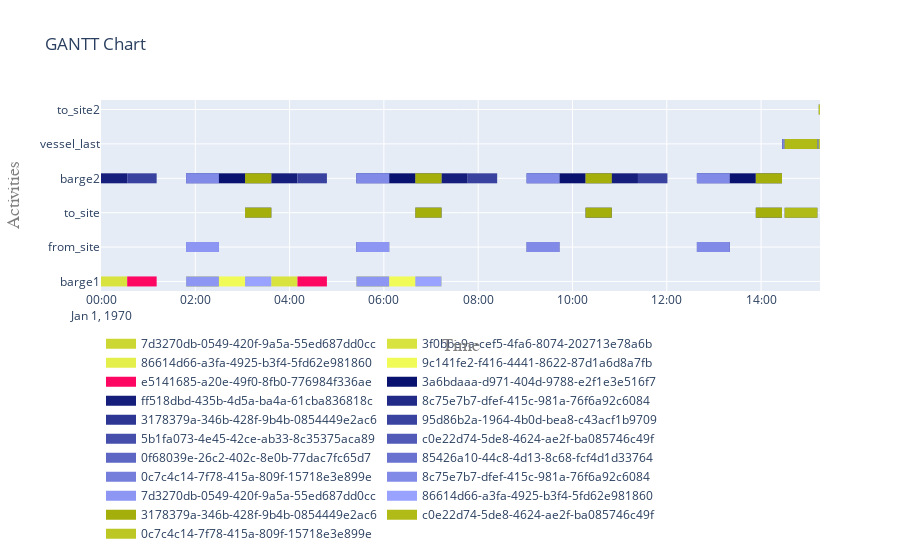

Notebook code cell kept with this figure:
### Markdown cell above
#### Plot the Gantt chart

### Code cell
fig = get_gantt_chart(obj)

### Figure 1 — Plotly figure (JSON) as saved in the notebook; plotly's stock layout.template omitted (floating-point values rounded to 4 significant figures)
{"data": [{"connectgaps": false, "hoverinfo": "y+name", "line": {"color": "rgb(205,215,51)", "width": 10}, "mode": "lines", "name": "7d3270db-0549-420f-9a5a-55ed687dd0cc", "type": "scatter", "x": ["1970-01-01T01:48:20", "1970-01-01T01:48:20", "1970-01-01T02:30:00", "1970-01-01T02:30:00", "1970-01-01T02:30:00", "1970-01-01T05:25:00", "1970-01-01T05:25:00", "1970-01-01T06:06:40", "1970-01-01T06:06:40", "1970-01-01T06:06:40", "1970-01-01T01:48:20", "1970-01-01T01:48:20", "1970-01-01T02:30:00", "1970-01-01T02:30:00", "1970-01-01T02:30:00", "1970-01-01T05:25:00", "1970-01-01T05:25:00", "1970-01-01T06:06:40", "1970-01-01T06:06:40", "1970-01-01T06:06:40"], "y": ["barge1", "barge1", "barge1", "barge1", null, "barge1", "barge1", "barge1", "barge1", null, "from_site", "from_site", "from_site", "from_site", null, "from_site", "from_site", "from_site", "from_site", null]}, {"connectgaps": false, "hoverinfo": "y+name", "line": {"color": "rgb(217,227,63)", "width": 10}, "mode": "lines", "name": "3f0bbe9a-cef5-4fa6-8074-202713e78a6b", "type": "scatter", "x": ["1970-01-01T00:00:00", "1970-01-01T00:00:00", "1970-01-01T00:33:20", "1970-01-01T00:33:20", "1970-01-01T00:33:20", "1970-01-01T03:36:40", "1970-01-01T03:36:40", "1970-01-01T04:10:00", "1970-01-01T04:10:00", "1970-01-01T04:10:00"], "y": ["barge1", "barge1", "barge1", "barge1", null, "barge1", "barge1", "barge1", "barge1", null]}, {"connectgaps": false, "hoverinfo": "y+name", "line": {"color": "rgb(229,239,75)", "width": 10}, "mode": "lines", "name": "86614d66-a3fa-4925-b3f4-5fd62e981860", "type": "scatter", "x": ["1970-01-01T03:03:20", "1970-01-01T03:03:20", "1970-01-01T03:36:40", "1970-01-01T03:36:40", "1970-01-01T03:36:40", "1970-01-01T06:40:00", "1970-01-01T06:40:00", "1970-01-01T07:13:20", "1970-01-01T07:13:20", "1970-01-01T07:13:20", "1970-01-01T03:03:20", "1970-01-01T03:03:20", "1970-01-01T03:36:40", "1970-01-01T03:36:40", "1970-01-01T03:36:40", "1970-01-01T06:40:00", "1970-01-01T06:40:00", "1970-01-01T07:13:20", "1970-01-01T07:13:20", "1970-01-01T07:13:20"], "y": ["barge1", "barge1", "barge1", "barge1", null, "barge1", "barge1", "barge1", "barge1", null, "to_site", "to_site", "to_site", "to_site", null, "to_site", "to_site", "to_site", "to_site", null]}, {"connectgaps": false, "hoverinfo": "y+name", "line": {"color": "rgb(241,251,87)", "width": 10}, "mode": "lines", "name": "9c141fe2-f416-4441-8622-87d1a6d8a7fb", "type": "scatter", "x": ["1970-01-01T02:30:00", "1970-01-01T02:30:00", "1970-01-01T03:03:20", "1970-01-01T03:03:20", "1970-01-01T03:03:20", "1970-01-01T06:06:40", "1970-01-01T06:06:40", "1970-01-01T06:40:00", "1970-01-01T06:40:00", "1970-01-01T06:40:00"], "y": ["barge1", "barge1", "barge1", "barge1", null, "barge1", "barge1", "barge1", "barge1", null]}, {"connectgaps": false, "hoverinfo": "y+name", "line": {"color": "rgb(253,7,99)", "width": 10}, "mode": "lines", "name": "e5141685-a20e-49f0-8fb0-776984f336ae", "type": "scatter", "x": ["1970-01-01T00:33:20", "1970-01-01T00:33:20", "1970-01-01T01:10:50", "1970-01-01T01:10:50", "1970-01-01T01:10:50", "1970-01-01T04:10:00", "1970-01-01T04:10:00", "1970-01-01T04:47:30", "1970-01-01T04:47:30", "1970-01-01T04:47:30"], "y": ["barge1", "barge1", "barge1", "barge1", null, "barge1", "barge1", "barge1", "barge1", null]}, {"connectgaps": false, "hoverinfo": "y+name", "line": {"color": "rgb(9,19,111)", "width": 10}, "mode": "lines", "name": "3a6bdaaa-d971-404d-9788-e2f1e3e516f7", "type": "scatter", "x": ["1970-01-01T02:30:00", "1970-01-01T02:30:00", "1970-01-01T03:03:20", "1970-01-01T03:03:20", "1970-01-01T03:03:20", "1970-01-01T06:06:40", "1970-01-01T06:06:40", "1970-01-01T06:40:00", "1970-01-01T06:40:00", "1970-01-01T06:40:00", "1970-01-01T09:43:20", "1970-01-01T09:43:20", "1970-01-01T10:16:40", "1970-01-01T10:16:40", "1970-01-01T10:16:40", "1970-01-01T13:20:00", "1970-01-01T13:20:00", "1970-01-01T13:53:20", "1970-01-01T13:53:20", "1970-01-01T13:53:20"], "y": ["barge2", "barge2", "barge2", "barge2", null, "barge2", "barge2", "barge2", "barge2", null, "barge2", "barge2", "barge2", "barge2", null, "barge2", "barge2", "barge2", "barge2", null]}, {"connectgaps": false, "hoverinfo": "y+name", "line": {"color": "rgb(21,31,123)", "width": 10}, "mode": "lines", "name": "ff518dbd-435b-4d5a-ba4a-61cba836818c", "type": "scatter", "x": ["1970-01-01T00:00:00", "1970-01-01T00:00:00", "1970-01-01T00:33:20", "1970-01-01T00:33:20", "1970-01-01T00:33:20", "1970-01-01T03:36:40", "1970-01-01T03:36:40", "1970-01-01T04:10:00", "1970-01-01T04:10:00", "1970-01-01T04:10:00", "1970-01-01T07:13:20", "1970-01-01T07:13:20", "1970-01-01T07:46:40", "1970-01-01T07:46:40", "1970-01-01T07:46:40", "1970-01-01T10:50:00", "1970-01-01T10:50:00", "1970-01-01T11:23:20", "1970-01-01T11:23:20", "1970-01-01T11:23:20"], "y": ["barge2", "barge2", "barge2", "barge2", null, "barge2", "barge2", "barge2", "barge2", null, "barge2", "barge2", "barge2", "barge2", null, "barge2", "barge2", "barge2", "barge2", null]}, {"connectgaps": false, "hoverinfo": "y+name", "line": {"color": "rgb(33,43,135)", "width": 10}, "mode": "lines", "name": "8c75e7b7-dfef-415c-981a-76f6a92c6084", "type": "scatter", "x": ["1970-01-01T01:48:20", "1970-01-01T01:48:20", "1970-01-01T02:30:00", "1970-01-01T02:30:00", "1970-01-01T02:30:00", "1970-01-01T05:25:00", "1970-01-01T05:25:00", "1970-01-01T06:06:40", "1970-01-01T06:06:40", "1970-01-01T06:06:40", "1970-01-01T09:01:40", "1970-01-01T09:01:40", "1970-01-01T09:43:20", "1970-01-01T09:43:20", "1970-01-01T09:43:20", "1970-01-01T12:38:20", "1970-01-01T12:38:20", "1970-01-01T13:20:00", "1970-01-01T13:20:00", "1970-01-01T13:20:00", "1970-01-01T01:48:20", "1970-01-01T01:48:20", "1970-01-01T02:30:00", "1970-01-01T02:30:00", "1970-01-01T02:30:00", "1970-01-01T05:25:00", "1970-01-01T05:25:00", "1970-01-01T06:06:40", "1970-01-01T06:06:40", "1970-01-01T06:06:40", "1970-01-01T09:01:40", "1970-01-01T09:01:40", "1970-01-01T09:43:20", "1970-01-01T09:43:20", "1970-01-01T09:43:20", "1970-01-01T12:38:20", "1970-01-01T12:38:20", "1970-01-01T13:20:00", "1970-01-01T13:20:00", "1970-01-01T13:20:00"], "y": ["barge2", "barge2", "barge2", "barge2", null, "barge2", "barge2", "barge2", "barge2", null, "barge2", "barge2", "barge2", "barge2", null, "barge2", "barge2", "barge2", "barge2", null, "from_site", "from_site", "from_site", "from_site", null, "from_site", "from_site", "from_site", "from_site", null, "from_site", "from_site", "from_site", "from_site", null, "from_site", "from_site", "from_site", "from_site", null]}, {"connectgaps": false, "hoverinfo": "y+name", "line": {"color": "rgb(45,55,147)", "width": 10}, "mode": "lines", "name": "3178379a-346b-428f-9b4b-0854449e2ac6", "type": "scatter", "x": ["1970-01-01T03:03:20", "1970-01-01T03:03:20", "1970-01-01T03:36:40", "1970-01-01T03:36:40", "1970-01-01T03:36:40", "1970-01-01T06:40:00", "1970-01-01T06:40:00", "1970-01-01T07:13:20", "1970-01-01T07:13:20", "1970-01-01T07:13:20", "1970-01-01T10:16:40", "1970-01-01T10:16:40", "1970-01-01T10:50:00", "1970-01-01T10:50:00", "1970-01-01T10:50:00", "1970-01-01T13:53:20", "1970-01-01T13:53:20", "1970-01-01T14:26:40", "1970-01-01T14:26:40", "1970-01-01T14:26:40", "1970-01-01T03:03:20", "1970-01-01T03:03:20", "1970-01-01T03:36:40", "1970-01-01T03:36:40", "1970-01-01T03:36:40", "1970-01-01T06:40:00", "1970-01-01T06:40:00", "1970-01-01T07:13:20", "1970-01-01T07:13:20", "1970-01-01T07:13:20", "1970-01-01T10:16:40", "1970-01-01T10:16:40", "1970-01-01T10:50:00", "1970-01-01T10:50:00", "1970-01-01T10:50:00", "1970-01-01T13:53:20", "1970-01-01T13:53:20", "1970-01-01T14:26:40", "1970-01-01T14:26:40", "1970-01-01T14:26:40"], "y": ["barge2", "barge2", "barge2", "barge2", null, "barge2", "barge2", "barge2", "barge2", null, "barge2", "barge2", "barge2", "barge2", null, "barge2", "barge2", "barge2", "barge2", null, "to_site", "to_site", "to_site", "to_site", null, "to_site", "to_site", "to_site", "to_site", null, "to_site", "to_site", "to_site", "to_site", null, "to_site", "to_site", "to_site", "to_site", null]}, {"connectgaps": false, "hoverinfo": "y+name", "line": {"color": "rgb(57,67,159)", "width": 10}, "mode": "lines", "name": "95d86b2a-1964-4b0d-bea8-c43acf1b9709", "type": "scatter", "x": ["1970-01-01T00:33:20", "1970-01-01T00:33:20", "1970-01-01T01:10:50", "1970-01-01T01:10:50", "1970-01-01T01:10:50", "1970-01-01T04:10:00", "1970-01-01T04:10:00", "1970-01-01T04:47:30", "1970-01-01T04:47:30", "1970-01-01T04:47:30", "1970-01-01T07:46:40", "1970-01-01T07:46:40", "1970-01-01T08:24:10", "1970-01-01T08:24:10", "1970-01-01T08:24:10", "1970-01-01T11:23:20", "1970-01-01T11:23:20", "1970-01-01T12:00:50", "1970-01-01T12:00:50", "1970-01-01T12:00:50"], "y": ["barge2", "barge2", "barge2", "barge2", null, "barge2", "barge2", "barge2", "barge2", null, "barge2", "barge2", "barge2", "barge2", null, "barge2", "barge2", "barge2", "barge2", null]}, {"connectgaps": false, "hoverinfo": "y+name", "line": {"color": "rgb(69,79,171)", "width": 10}, "mode": "lines", "name": "5b1fa073-4e45-42ce-ab33-8c35375aca89", "type": "scatter", "x": ["1970-01-01T15:11:40", "1970-01-01T15:11:40", "1970-01-01T15:13:20", "1970-01-01T15:13:20", "1970-01-01T15:13:20"], "y": ["vessel_last", "vessel_last", "vessel_last", "vessel_last", null]}, {"connectgaps": false, "hoverinfo": "y+name", "line": {"color": "rgb(81,91,183)", "width": 10}, "mode": "lines", "name": "c0e22d74-5de8-4624-ae2f-ba085746c49f", "type": "scatter", "x": ["1970-01-01T14:30:00", "1970-01-01T14:30:00", "1970-01-01T15:11:40", "1970-01-01T15:11:40", "1970-01-01T15:11:40", "1970-01-01T14:30:00", "1970-01-01T14:30:00", "1970-01-01T15:11:40", "1970-01-01T15:11:40", "1970-01-01T15:11:40"], "y": ["vessel_last", "vessel_last", "vessel_last", "vessel_last", null, "to_site", "to_site", "to_site", "to_site", null]}, {"connectgaps": false, "hoverinfo": "y+name", "line": {"color": "rgb(93,103,195)", "width": 10}, "mode": "lines", "name": "0f68039e-26c2-402c-8e0b-77dac7fc65d7", "type": "scatter", "x": ["1970-01-01T14:28:20", "1970-01-01T14:28:20", "1970-01-01T14:30:00", "1970-01-01T14:30:00", "1970-01-01T14:30:00"], "y": ["vessel_last", "vessel_last", "vessel_last", "vessel_last", null]}, {"connectgaps": false, "hoverinfo": "y+name", "line": {"color": "rgb(105,115,207)", "width": 10}, "mode": "lines", "name": "85426a10-44c8-4d13-8c68-fcf4d1d33764", "type": "scatter", "x": ["1970-01-01T14:26:40", "1970-01-01T14:26:40", "1970-01-01T14:28:20", "1970-01-01T14:28:20", "1970-01-01T14:28:20"], "y": ["vessel_last", "vessel_last", "vessel_last", "vessel_last", null]}, {"connectgaps": false, "hoverinfo": "y+name", "line": {"color": "rgb(117,127,219)", "width": 10}, "mode": "lines", "name": "0c7c4c14-7f78-415a-809f-15718e3e899e", "type": "scatter", "x": ["1970-01-01T15:13:20", "1970-01-01T15:13:20", "1970-01-01T15:15:00", "1970-01-01T15:15:00", "1970-01-01T15:15:00", "1970-01-01T15:13:20", "1970-01-01T15:13:20", "1970-01-01T15:15:00", "1970-01-01T15:15:00", "1970-01-01T15:15:00"], "y": ["vessel_last", "vessel_last", "vessel_last", "vessel_last", null, "to_site2", "to_site2", "to_site2", "to_site2", null]}, {"connectgaps": false, "hoverinfo": "y+name", "line": {"color": "rgb(129,139,231)", "width": 10}, "mode": "lines", "name": "8c75e7b7-dfef-415c-981a-76f6a92c6084", "type": "scatter", "x": ["1970-01-01T01:48:20", "1970-01-01T01:48:20", "1970-01-01T02:30:00", "1970-01-01T02:30:00", "1970-01-01T02:30:00", "1970-01-01T05:25:00", "1970-01-01T05:25:00", "1970-01-01T06:06:40", "1970-01-01T06:06:40", "1970-01-01T06:06:40", "1970-01-01T09:01:40", "1970-01-01T09:01:40", "1970-01-01T09:43:20", "1970-01-01T09:43:20", "1970-01-01T09:43:20", "1970-01-01T12:38:20", "1970-01-01T12:38:20", "1970-01-01T13:20:00", "1970-01-01T13:20:00", "1970-01-01T13:20:00", "1970-01-01T01:48:20", "1970-01-01T01:48:20", "1970-01-01T02:30:00", "1970-01-01T02:30:00", "1970-01-01T02:30:00", "1970-01-01T05:25:00", "1970-01-01T05:25:00", "1970-01-01T06:06:40", "1970-01-01T06:06:40", "1970-01-01T06:06:40", "1970-01-01T09:01:40", "1970-01-01T09:01:40", "1970-01-01T09:43:20", "1970-01-01T09:43:20", "1970-01-01T09:43:20", "1970-01-01T12:38:20", "1970-01-01T12:38:20", "1970-01-01T13:20:00", "1970-01-01T13:20:00", "1970-01-01T13:20:00"], "y": ["barge2", "barge2", "barge2", "barge2", null, "barge2", "barge2", "barge2", "barge2", null, "barge2", "barge2", "barge2", "barge2", null, "barge2", "barge2", "barge2", "barge2", null, "from_site", "from_site", "from_site", "from_site", null, "from_site", "from_site", "from_site", "from_site", null, "from_site", "from_site", "from_site", "from_site", null, "from_site", "from_site", "from_site", "from_site", null]}, {"connectgaps": false, "hoverinfo": "y+name", "line": {"color": "rgb(141,151,243)", "width": 10}, "mode": "lines", "name": "7d3270db-0549-420f-9a5a-55ed687dd0cc", "type": "scatter", "x": ["1970-01-01T01:48:20", "1970-01-01T01:48:20", "1970-01-01T02:30:00", "1970-01-01T02:30:00", "1970-01-01T02:30:00", "1970-01-01T05:25:00", "1970-01-01T05:25:00", "1970-01-01T06:06:40", "1970-01-01T06:06:40", "1970-01-01T06:06:40", "1970-01-01T01:48:20", "1970-01-01T01:48:20", "1970-01-01T02:30:00", "1970-01-01T02:30:00", "1970-01-01T02:30:00", "1970-01-01T05:25:00", "1970-01-01T05:25:00", "1970-01-01T06:06:40", "1970-01-01T06:06:40", "1970-01-01T06:06:40"], "y": ["barge1", "barge1", "barge1", "barge1", null, "barge1", "barge1", "barge1", "barge1", null, "from_site", "from_site", "from_site", "from_site", null, "from_site", "from_site", "from_site", "from_site", null]}, {"connectgaps": false, "hoverinfo": "y+name", "line": {"color": "rgb(153,163,255)", "width": 10}, "mode": "lines", "name": "86614d66-a3fa-4925-b3f4-5fd62e981860", "type": "scatter", "x": ["1970-01-01T03:03:20", "1970-01-01T03:03:20", "1970-01-01T03:36:40", "1970-01-01T03:36:40", "1970-01-01T03:36:40", "1970-01-01T06:40:00", "1970-01-01T06:40:00", "1970-01-01T07:13:20", "1970-01-01T07:13:20", "1970-01-01T07:13:20", "1970-01-01T03:03:20", "1970-01-01T03:03:20", "1970-01-01T03:36:40", "1970-01-01T03:36:40", "1970-01-01T03:36:40", "1970-01-01T06:40:00", "1970-01-01T06:40:00", "1970-01-01T07:13:20", "1970-01-01T07:13:20", "1970-01-01T07:13:20"], "y": ["barge1", "barge1", "barge1", "barge1", null, "barge1", "barge1", "barge1", "barge1", null, "to_site", "to_site", "to_site", "to_site", null, "to_site", "to_site", "to_site", "to_site", null]}, {"connectgaps": false, "hoverinfo": "y+name", "line": {"color": "rgb(165,175,11)", "width": 10}, "mode": "lines", "name": "3178379a-346b-428f-9b4b-0854449e2ac6", "type": "scatter", "x": ["1970-01-01T03:03:20", "1970-01-01T03:03:20", "1970-01-01T03:36:40", "1970-01-01T03:36:40", "1970-01-01T03:36:40", "1970-01-01T06:40:00", "1970-01-01T06:40:00", "1970-01-01T07:13:20", "1970-01-01T07:13:20", "1970-01-01T07:13:20", "1970-01-01T10:16:40", "1970-01-01T10:16:40", "1970-01-01T10:50:00", "1970-01-01T10:50:00", "1970-01-01T10:50:00", "1970-01-01T13:53:20", "1970-01-01T13:53:20", "1970-01-01T14:26:40", "1970-01-01T14:26:40", "1970-01-01T14:26:40", "1970-01-01T03:03:20", "1970-01-01T03:03:20", "1970-01-01T03:36:40", "1970-01-01T03:36:40", "1970-01-01T03:36:40", "1970-01-01T06:40:00", "1970-01-01T06:40:00", "1970-01-01T07:13:20", "1970-01-01T07:13:20", "1970-01-01T07:13:20", "1970-01-01T10:16:40", "1970-01-01T10:16:40", "1970-01-01T10:50:00", "1970-01-01T10:50:00", "1970-01-01T10:50:00", "1970-01-01T13:53:20", "1970-01-01T13:53:20", "1970-01-01T14:26:40", "1970-01-01T14:26:40", "1970-01-01T14:26:40"], "y": ["barge2", "barge2", "barge2", "barge2", null, "barge2", "barge2", "barge2", "barge2", null, "barge2", "barge2", "barge2", "barge2", null, "barge2", "barge2", "barge2", "barge2", null, "to_site", "to_site", "to_site", "to_site", null, "to_site", "to_site", "to_site", "to_site", null, "to_site", "to_site", "to_site", "to_site", null, "to_site", "to_site", "to_site", "to_site", null]}, {"connectgaps": false, "hoverinfo": "y+name", "line": {"color": "rgb(177,187,23)", "width": 10}, "mode": "lines", "name": "c0e22d74-5de8-4624-ae2f-ba085746c49f", "type": "scatter", "x": ["1970-01-01T14:30:00", "1970-01-01T14:30:00", "1970-01-01T15:11:40", "1970-01-01T15:11:40", "1970-01-01T15:11:40", "1970-01-01T14:30:00", "1970-01-01T14:30:00", "1970-01-01T15:11:40", "1970-01-01T15:11:40", "1970-01-01T15:11:40"], "y": ["vessel_last", "vessel_last", "vessel_last", "vessel_last", null, "to_site", "to_site", "to_site", "to_site", null]}, {"connectgaps": false, "hoverinfo": "y+name", "line": {"color": "rgb(189,199,35)", "width": 10}, "mode": "lines", "name": "0c7c4c14-7f78-415a-809f-15718e3e899e", "type": "scatter", "x": ["1970-01-01T15:13:20", "1970-01-01T15:13:20", "1970-01-01T15:15:00", "1970-01-01T15:15:00", "1970-01-01T15:15:00", "1970-01-01T15:13:20", "1970-01-01T15:13:20", "1970-01-01T15:15:00", "1970-01-01T15:15:00", "1970-01-01T15:15:00"], "y": ["vessel_last", "vessel_last", "vessel_last", "vessel_last", null, "to_site2", "to_site2", "to_site2", "to_site2", null]}], "layout": {"hovermode": "closest", "legend": {"orientation": "h", "x": 0, "y": -0.2}, "title": {"text": "GANTT Chart"}, "xaxis": {"range": ["1970-01-01T00:00:00", "1970-01-01T15:15:00"], "title": {"font": {"color": "#7f7f7f", "family": "Courier New, monospace", "size": 18}, "text": "Time"}}, "yaxis": {"title": {"font": {"color": "#7f7f7f", "family": "Courier New, monospace", "size": 18}, "text": "Activities"}}}}
